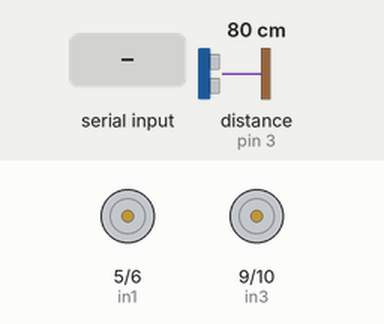
Simulated run of this sketch. Board: Arduino Uno, built with avr-gcc and run on an emulated ATmega328P. On the bench: motor-driver pin pairs drawn as motors (green arrow = first pin HIGH = forward, orange = second pin HIGH = backward, longer = more drive). Inputs (shaded band) come from the test bench; at power-on: distance to the obstacle (sensor on pin 3) 80 cm. The echo pulse lasts 58.3 µs per cm.

Above: at 1.2 s.
1.3 s: "F" received over Serial
At 2.5 s:
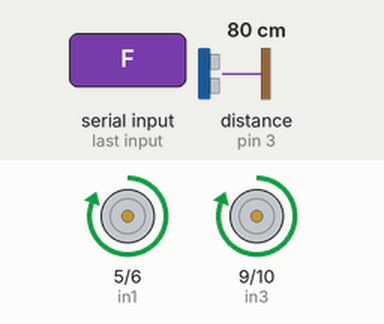
2.8 s: "B" received over Serial
At 3.7 s:
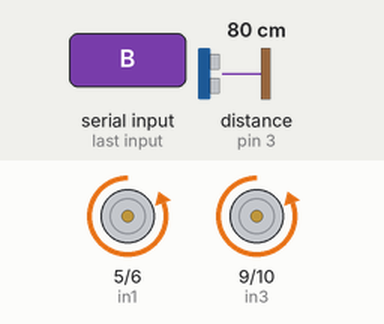
4.3 s: "L" received over Serial
At 4.8 s:
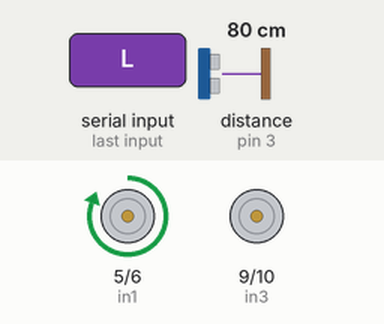
5.8 s: "R" received over Serial
At 7.0 s:
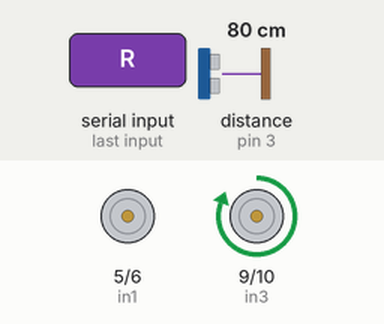
7.3 s: "I" received over Serial
At 8.3 s:
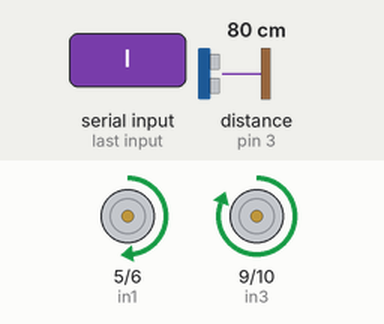
8.8 s: "G" received over Serial
At 9.5 s:
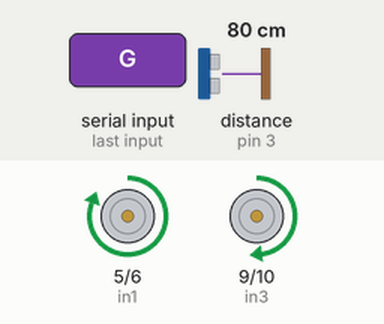
Timing chart, 0 to 11.3 s (numbered marks = the images above; inputs shaded):
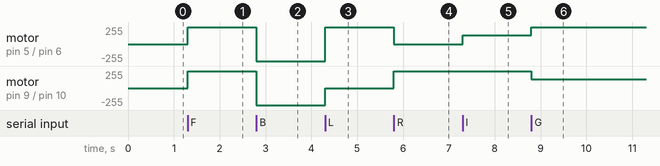

The sketch:

ASUMobiCarG61.ino
```cpp
  //............................Hisham Car Motion.................
  //............................Hadeel UltraSonic Sensor..........
const int in1 = 5;
const int in2 = 6;
const int in3 = 9;
const int in4 = 10;
char Data ;
const int trigPin = 2;
const int echoPin = 3;
long duration;
int distance;

//.......................functions...by Hisham.........
void Forward ()
{
  analogWrite ( in1 , 255);
  analogWrite ( in2 , 0);
  analogWrite ( in3 , 255);
  analogWrite ( in4 , 0);

}

void Back ()
{
  analogWrite ( in1 , 0);
  analogWrite ( in2 , 255);
  analogWrite ( in3 , 0);
  analogWrite ( in4 , 255);

}

void Left ()
{
  analogWrite ( in1 , 255);
  analogWrite ( in2 , 0);
  analogWrite ( in3 , 0);
  analogWrite ( in4 , 0);
}

void Right ()
{
  analogWrite ( in1 , 0);
  analogWrite ( in2 , 0);
  analogWrite ( in3 , 255);
  analogWrite ( in4 , 0);
}

void ForwardLeft ()
{
  analogWrite ( in1 , 255);
  analogWrite ( in2 , 0);
  analogWrite ( in3 , 130);
  analogWrite ( in4 , 0);
}

void ForwardRight ()
{
  analogWrite ( in1 , 130);
  analogWrite ( in2 , 0);
  analogWrite ( in3 , 255);
  analogWrite ( in4 , 0);

}


void BackLeft ()
{
  analogWrite ( in1 , 0);
  analogWrite ( in2 , 255);
  analogWrite ( in3 , 0);
  analogWrite ( in4 , 130);
}

void BackRight ()
{
  analogWrite ( in1 , 0);
  analogWrite ( in2 , 130);
  analogWrite ( in3 , 0);
  analogWrite ( in4 , 255);
}

void Stop ()
{
  analogWrite ( in1 , 0);
  analogWrite ( in2 , 0);
  analogWrite ( in3 , 0);
  analogWrite ( in4 , 0);
}


//Main code
void setup()
{
  Serial.begin(9600);
  pinMode( in1 , OUTPUT);
  pinMode( in2 , OUTPUT);
  pinMode( in3, OUTPUT);
  pinMode( in4 , OUTPUT);
  pinMode(trigPin, OUTPUT);
  pinMode(echoPin, INPUT);
}

void loop()
{
  if ( Serial.available() > 0  )
  {
    Data = Serial.read();

    if (Data == 'F') Forward ();
    else if (Data == 'B') Back ();
    else if (Data =='L') Left();
    else if (Data =='R') Right();
    else if (Data =='I') ForwardRight();
    else if (Data =='G') ForwardLeft();
    else if (Data =='H') BackLeft();
    else if (Data =='J') BackRight();
    else if (Data =='S') Stop();

    //................. ULTRASONIC SENSOR..by Hadeel...
    digitalWrite(trigPin, LOW);
    delayMicroseconds(2);

    digitalWrite(trigPin, HIGH);
    delayMicroseconds(10);
    digitalWrite(trigPin, LOW);

    // the travel time in microseconds
    duration = pulseIn(echoPin, HIGH);

    // Calculating the distance in cm
    distance= duration*0.034/2;

    if (distance <= 15 ) Stop();
 }
}
```

Measured:
- after the input at 1.3 s, motor on pin 5 (in1) / pin 6 (in2), motor on pin 9 (in3) / pin 10 (in4): stopped → forward 255/255 at once
- after the input at 2.8 s, motor on pin 5 (in1) / pin 6 (in2), motor on pin 9 (in3) / pin 10 (in4): forward 255/255 → backward 255/255 at once
- after the input at 4.3 s, motor on pin 5 (in1) / pin 6 (in2): backward 255/255 → forward 255/255 at once; motor on pin 9 (in3) / pin 10 (in4): backward 255/255 → stopped at once
- after the input at 5.8 s, motor on pin 5 (in1) / pin 6 (in2): forward 255/255 → stopped at once; motor on pin 9 (in3) / pin 10 (in4): stopped → forward 255/255 at once
- after the input at 7.3 s, motor on pin 5 (in1) / pin 6 (in2): stopped → forward 130/255 at once
- after the input at 8.8 s, motor on pin 5 (in1) / pin 6 (in2): forward 130/255 → forward 255/255 at once; motor on pin 9 (in3) / pin 10 (in4): forward 255/255 → forward 130/255 at once
